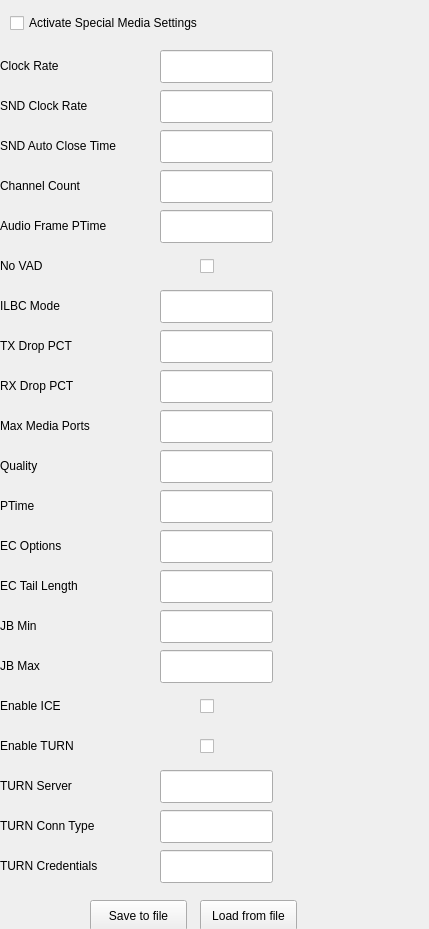
<?xml version="1.0" encoding="UTF-8"?>
<ui version="4.0">
 <class>Form</class>
 <widget class="QWidget" name="Form">
  <property name="geometry">
   <rect>
    <x>0</x>
    <y>0</y>
    <width>429</width>
    <height>929</height>
   </rect>
  </property>
  <property name="windowTitle">
   <string>Form</string>
  </property>
  <widget class="QLineEdit" name="leClockRate">
   <property name="geometry">
    <rect>
     <x>160</x>
     <y>50</y>
     <width>113</width>
     <height>33</height>
    </rect>
   </property>
   <property name="toolTip">
    <string extracomment="TEst"/>
   </property>
   <property name="inputMask">
    <string/>
   </property>
  </widget>
  <widget class="QLineEdit" name="leSNDClockRate">
   <property name="geometry">
    <rect>
     <x>160</x>
     <y>90</y>
     <width>113</width>
     <height>33</height>
    </rect>
   </property>
  </widget>
  <widget class="QLineEdit" name="leSNDAutoClose">
   <property name="geometry">
    <rect>
     <x>160</x>
     <y>130</y>
     <width>113</width>
     <height>33</height>
    </rect>
   </property>
  </widget>
  <widget class="QLineEdit" name="leAudioFrame">
   <property name="geometry">
    <rect>
     <x>160</x>
     <y>210</y>
     <width>113</width>
     <height>33</height>
    </rect>
   </property>
  </widget>
  <widget class="QLineEdit" name="leChannelCount">
   <property name="geometry">
    <rect>
     <x>160</x>
     <y>170</y>
     <width>113</width>
     <height>33</height>
    </rect>
   </property>
  </widget>
  <widget class="QLineEdit" name="leRXDrop">
   <property name="geometry">
    <rect>
     <x>160</x>
     <y>370</y>
     <width>113</width>
     <height>33</height>
    </rect>
   </property>
  </widget>
  <widget class="QLineEdit" name="leTXDrop">
   <property name="geometry">
    <rect>
     <x>160</x>
     <y>330</y>
     <width>113</width>
     <height>33</height>
    </rect>
   </property>
  </widget>
  <widget class="QLineEdit" name="leILBC">
   <property name="geometry">
    <rect>
     <x>160</x>
     <y>290</y>
     <width>113</width>
     <height>33</height>
    </rect>
   </property>
  </widget>
  <widget class="QLineEdit" name="leJBMin">
   <property name="geometry">
    <rect>
     <x>160</x>
     <y>610</y>
     <width>113</width>
     <height>33</height>
    </rect>
   </property>
  </widget>
  <widget class="QLineEdit" name="leECTailLength">
   <property name="geometry">
    <rect>
     <x>160</x>
     <y>570</y>
     <width>113</width>
     <height>33</height>
    </rect>
   </property>
  </widget>
  <widget class="QLineEdit" name="leECOptions">
   <property name="geometry">
    <rect>
     <x>160</x>
     <y>530</y>
     <width>113</width>
     <height>33</height>
    </rect>
   </property>
  </widget>
  <widget class="QLineEdit" name="leTURNConn">
   <property name="geometry">
    <rect>
     <x>160</x>
     <y>810</y>
     <width>113</width>
     <height>33</height>
    </rect>
   </property>
  </widget>
  <widget class="QLineEdit" name="leJBMax">
   <property name="geometry">
    <rect>
     <x>160</x>
     <y>650</y>
     <width>113</width>
     <height>33</height>
    </rect>
   </property>
  </widget>
  <widget class="QLineEdit" name="leTURNServer">
   <property name="geometry">
    <rect>
     <x>160</x>
     <y>770</y>
     <width>113</width>
     <height>33</height>
    </rect>
   </property>
  </widget>
  <widget class="QLineEdit" name="leTURNCre">
   <property name="geometry">
    <rect>
     <x>160</x>
     <y>850</y>
     <width>113</width>
     <height>33</height>
    </rect>
   </property>
  </widget>
  <widget class="QLabel" name="label">
   <property name="geometry">
    <rect>
     <x>0</x>
     <y>50</y>
     <width>161</width>
     <height>31</height>
    </rect>
   </property>
   <property name="toolTip">
    <string extracomment="test"/>
   </property>
   <property name="text">
    <string>Clock Rate</string>
   </property>
  </widget>
  <widget class="QLabel" name="label_2">
   <property name="geometry">
    <rect>
     <x>0</x>
     <y>90</y>
     <width>161</width>
     <height>31</height>
    </rect>
   </property>
   <property name="text">
    <string>SND Clock Rate</string>
   </property>
  </widget>
  <widget class="QLabel" name="label_3">
   <property name="geometry">
    <rect>
     <x>0</x>
     <y>130</y>
     <width>161</width>
     <height>31</height>
    </rect>
   </property>
   <property name="text">
    <string>SND Auto Close Time</string>
   </property>
  </widget>
  <widget class="QLabel" name="label_4">
   <property name="geometry">
    <rect>
     <x>0</x>
     <y>250</y>
     <width>161</width>
     <height>31</height>
    </rect>
   </property>
   <property name="text">
    <string>No VAD</string>
   </property>
  </widget>
  <widget class="QLabel" name="label_5">
   <property name="geometry">
    <rect>
     <x>0</x>
     <y>210</y>
     <width>161</width>
     <height>31</height>
    </rect>
   </property>
   <property name="text">
    <string>Audio Frame PTime</string>
   </property>
  </widget>
  <widget class="QLabel" name="label_6">
   <property name="geometry">
    <rect>
     <x>0</x>
     <y>170</y>
     <width>161</width>
     <height>31</height>
    </rect>
   </property>
   <property name="text">
    <string>Channel Count</string>
   </property>
  </widget>
  <widget class="QLabel" name="label_7">
   <property name="geometry">
    <rect>
     <x>0</x>
     <y>370</y>
     <width>161</width>
     <height>31</height>
    </rect>
   </property>
   <property name="text">
    <string>RX Drop PCT</string>
   </property>
  </widget>
  <widget class="QLabel" name="label21">
   <property name="geometry">
    <rect>
     <x>0</x>
     <y>330</y>
     <width>161</width>
     <height>31</height>
    </rect>
   </property>
   <property name="text">
    <string>TX Drop PCT</string>
   </property>
  </widget>
  <widget class="QLabel" name="label_20">
   <property name="geometry">
    <rect>
     <x>0</x>
     <y>290</y>
     <width>161</width>
     <height>31</height>
    </rect>
   </property>
   <property name="text">
    <string>ILBC Mode</string>
   </property>
  </widget>
  <widget class="QLabel" name="label_10">
   <property name="geometry">
    <rect>
     <x>0</x>
     <y>610</y>
     <width>161</width>
     <height>31</height>
    </rect>
   </property>
   <property name="text">
    <string>JB Min</string>
   </property>
  </widget>
  <widget class="QLabel" name="label_11">
   <property name="geometry">
    <rect>
     <x>0</x>
     <y>570</y>
     <width>161</width>
     <height>31</height>
    </rect>
   </property>
   <property name="text">
    <string>EC Tail Length</string>
   </property>
  </widget>
  <widget class="QLabel" name="label_12">
   <property name="geometry">
    <rect>
     <x>0</x>
     <y>530</y>
     <width>161</width>
     <height>31</height>
    </rect>
   </property>
   <property name="text">
    <string>EC Options</string>
   </property>
  </widget>
  <widget class="QLabel" name="label_13">
   <property name="geometry">
    <rect>
     <x>0</x>
     <y>650</y>
     <width>161</width>
     <height>31</height>
    </rect>
   </property>
   <property name="text">
    <string>JB Max</string>
   </property>
  </widget>
  <widget class="QLabel" name="label_14">
   <property name="geometry">
    <rect>
     <x>0</x>
     <y>690</y>
     <width>161</width>
     <height>31</height>
    </rect>
   </property>
   <property name="text">
    <string>Enable ICE</string>
   </property>
  </widget>
  <widget class="QLabel" name="label_16">
   <property name="geometry">
    <rect>
     <x>0</x>
     <y>770</y>
     <width>161</width>
     <height>31</height>
    </rect>
   </property>
   <property name="text">
    <string>TURN Server</string>
   </property>
  </widget>
  <widget class="QLabel" name="label_17">
   <property name="geometry">
    <rect>
     <x>0</x>
     <y>810</y>
     <width>161</width>
     <height>31</height>
    </rect>
   </property>
   <property name="text">
    <string>TURN Conn Type</string>
   </property>
  </widget>
  <widget class="QLabel" name="label_18">
   <property name="geometry">
    <rect>
     <x>0</x>
     <y>850</y>
     <width>161</width>
     <height>31</height>
    </rect>
   </property>
   <property name="text">
    <string>TURN Credentials</string>
   </property>
  </widget>
  <widget class="QPushButton" name="pbMediaSave">
   <property name="geometry">
    <rect>
     <x>90</x>
     <y>900</y>
     <width>97</width>
     <height>31</height>
    </rect>
   </property>
   <property name="text">
    <string>Save to file</string>
   </property>
  </widget>
  <widget class="QPushButton" name="pbMediaLoad">
   <property name="geometry">
    <rect>
     <x>200</x>
     <y>900</y>
     <width>97</width>
     <height>31</height>
    </rect>
   </property>
   <property name="text">
    <string>Load from file</string>
   </property>
  </widget>
  <widget class="QCheckBox" name="cbICE">
   <property name="geometry">
    <rect>
     <x>200</x>
     <y>690</y>
     <width>113</width>
     <height>33</height>
    </rect>
   </property>
   <property name="text">
    <string/>
   </property>
  </widget>
  <widget class="QCheckBox" name="cbTURN">
   <property name="geometry">
    <rect>
     <x>200</x>
     <y>730</y>
     <width>113</width>
     <height>33</height>
    </rect>
   </property>
   <property name="text">
    <string/>
   </property>
  </widget>
  <widget class="QLabel" name="label_15">
   <property name="geometry">
    <rect>
     <x>0</x>
     <y>730</y>
     <width>161</width>
     <height>31</height>
    </rect>
   </property>
   <property name="text">
    <string>Enable TURN</string>
   </property>
  </widget>
  <widget class="QLineEdit" name="leMaxMediaPorts">
   <property name="geometry">
    <rect>
     <x>160</x>
     <y>410</y>
     <width>113</width>
     <height>33</height>
    </rect>
   </property>
  </widget>
  <widget class="QLabel" name="label_8">
   <property name="geometry">
    <rect>
     <x>0</x>
     <y>410</y>
     <width>161</width>
     <height>31</height>
    </rect>
   </property>
   <property name="text">
    <string>Max Media Ports</string>
   </property>
  </widget>
  <widget class="QLineEdit" name="leQuality">
   <property name="geometry">
    <rect>
     <x>160</x>
     <y>450</y>
     <width>113</width>
     <height>33</height>
    </rect>
   </property>
  </widget>
  <widget class="QLabel" name="label_9">
   <property name="geometry">
    <rect>
     <x>0</x>
     <y>450</y>
     <width>161</width>
     <height>31</height>
    </rect>
   </property>
   <property name="text">
    <string>Quality</string>
   </property>
  </widget>
  <widget class="QLineEdit" name="lePTime">
   <property name="geometry">
    <rect>
     <x>160</x>
     <y>490</y>
     <width>113</width>
     <height>33</height>
    </rect>
   </property>
  </widget>
  <widget class="QLabel" name="label_19">
   <property name="geometry">
    <rect>
     <x>0</x>
     <y>490</y>
     <width>161</width>
     <height>31</height>
    </rect>
   </property>
   <property name="text">
    <string>PTime</string>
   </property>
  </widget>
  <widget class="QCheckBox" name="cbActivate">
   <property name="geometry">
    <rect>
     <x>10</x>
     <y>10</y>
     <width>261</width>
     <height>26</height>
    </rect>
   </property>
   <property name="text">
    <string>Activate Special Media Settings</string>
   </property>
  </widget>
  <widget class="QCheckBox" name="cbNoVAD">
   <property name="geometry">
    <rect>
     <x>200</x>
     <y>250</y>
     <width>21</width>
     <height>33</height>
    </rect>
   </property>
   <property name="text">
    <string/>
   </property>
  </widget>
 </widget>
 <resources/>
 <connections/>
</ui>
